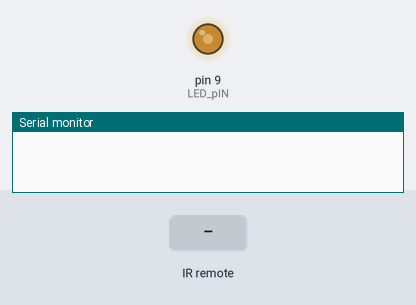
This sketch was run on a simulated Arduino Uno, built with avr-gcc and run on an emulated ATmega328P. On the bench: output pins drawn as LEDs (lit = HIGH), the last lines printed to the serial monitor. Inputs (shaded band) come from the test bench.

Above: at 1.2 s.
1.3 s: infrared code 0xE0E020DF received
At 1.45 s:
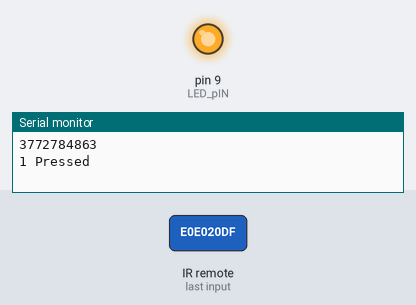
At 1.95 s:
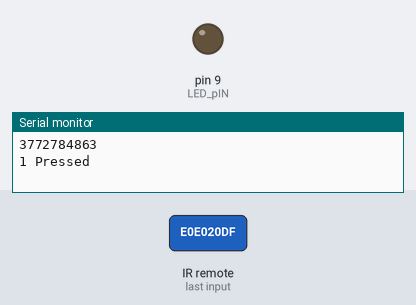
Timing chart, 0 to 10.3 s (numbered marks = the images above; inputs shaded):
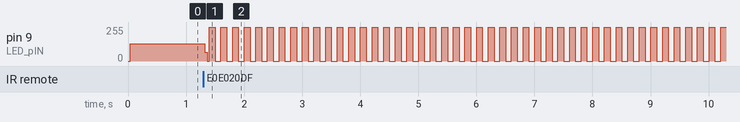

The sketch:

code.ino
```cpp
#include <IRremote.h>

int LED_pIN = 9;
int RECV_PIN = 11;
int led_state = 1;
int blink_delay = 0;

IRrecv irrecv(RECV_PIN);

decode_results results;

void setup()
{
  Serial.begin(9600);
  irrecv.enableIRIn(); // Start the receiver
  pinMode(LED_pIN,OUTPUT);//Pin For Led
  digitalWrite(LED_pIN, led_state);
}

void loop() {
  if (irrecv.decode(&results)) {
    Serial.println(results.value,DEC);
    if(results.value==3772811383)
    {
      Serial.println("0 Pressed");
      blink_delay = 0;
    }
    if(results.value==3772784863) // this number differs from a remote-control to another
    {
      Serial.println("1 Pressed");
      blink_delay = 100;
    }
    if(results.value==3772817503)
    {
      Serial.println("2 Pressed");
      blink_delay = 200;
    }
    if(results.value==3772801183)
    {
      Serial.println("3 Pressed");
      blink_delay = 300;
    }
    if(results.value==3772780783)
    {
      Serial.println("4 Pressed");
      blink_delay = 400;
    }
    if(results.value==3772813423)
    {
      Serial.println("5 Pressed");
      blink_delay = 500;
    }
    if(results.value==3772797103)
    {
      Serial.println("6 Pressed");
      blink_delay = 600;
    }
    if(results.value==3772788943)
    {
      Serial.println("7 Pressed");
      blink_delay = 700;
    }
    if(results.value==3772821583)
    {
      Serial.println("8 Pressed");
      blink_delay = 800;
    }
    if(results.value==3772805263)
    {
      Serial.println("9 Pressed");
      blink_delay = 900;
    }
    irrecv.resume();
  }
  // toggle the state of the led
  led_state = !led_state;
  digitalWrite(LED_pIN, led_state);
  delay(blink_delay);
}
```

Measured:
- after the input at 1.3 s, pin 9 (LED_pIN): 128/255 → 67/255 at once, then moves between 0/255 and 255/255, repeating every 0.60 s
